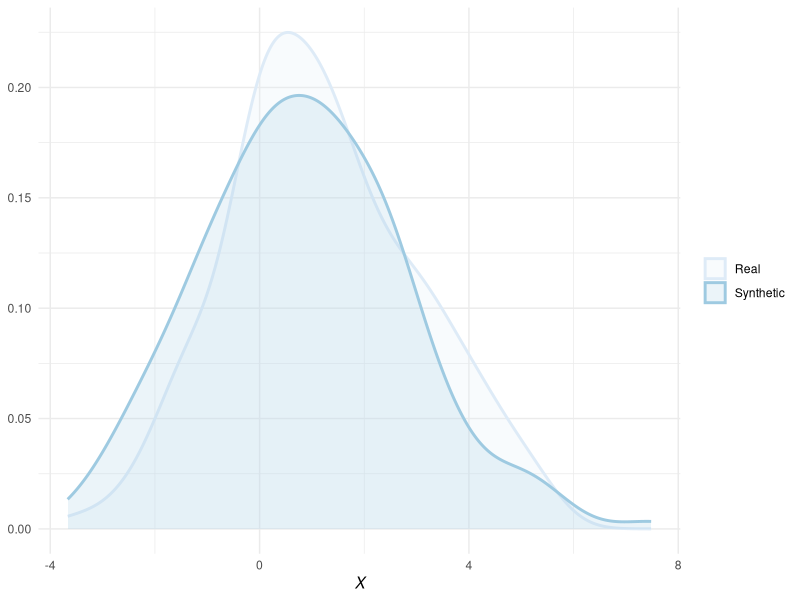
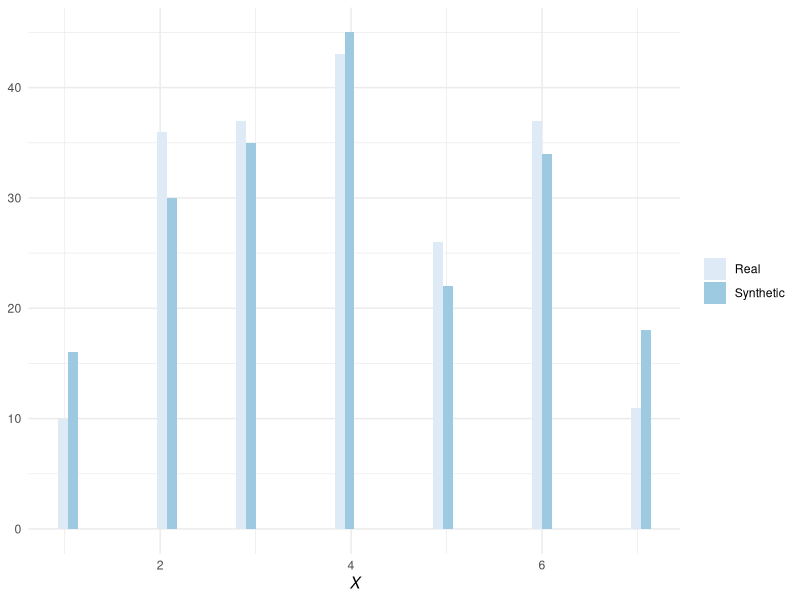

The R source for these figures, in order:
## ---- chunk 1
#| label: normal_data
#| echo: false

set.seed(123)
X <- data.frame(X = rnorm(200, 1, 2))
psych::describe(X) |> dplyr::select(n, mean, sd) |> round(3)
## ---- chunk 2
#| label: generate-normal
#| echo: true
n <- 200
mu <- 0.983
sigma <- 1.886

X_syn <- rnorm(n = n, mean = mu, sd = sigma)
## ---- chunk 3
#| label: plot-normal
#| echo: false
#| fig-align: center
library(ggplot2)

data.frame(X = c(X$X, X_syn),
           group = rep(c("Real", "Synthetic"), c(100, 100))) |>
  ggplot(aes(x = X, col = group, fill = group)) +
  geom_density(size = 1, alpha = 0.2) +
  theme_minimal() +
  scale_color_brewer(palette = "Blues") +
  scale_fill_brewer(palette = "Blues") +
  xlab(expression(italic(X))) +
  ylab(NULL) +
  theme(legend.title = element_blank())
## ---- chunk 4
#| label: histogram-prop
#| echo: false
X <- sample(1:7, size = 200, replace = TRUE, prob = dnorm(qnorm(1:7/8)))
X_df <- matrix(table(X)) |>
  t() |>
  data.frame() |>
  setNames(1:7)

X_df/200
## ---- chunk 5
#| label: histogram-params
#| echo: true
n <- 200
bins <- 1:7
props <- c(table(X)) / n

X_syn <- sample(bins, size = 200, replace = TRUE, prob = props)
## ---- chunk 6
data.frame(X = c(X, X_syn),
           group = rep(c("Real", "Synthetic"), c(100, 100))) |>
  ggplot(aes(x = X, fill = group)) +
  geom_histogram(position = "dodge") +
  theme_minimal() +
  scale_fill_brewer(palette = "Blues") +
  xlab(expression(italic(X))) +
  ylab(NULL) +
  theme(legend.title = element_blank())
